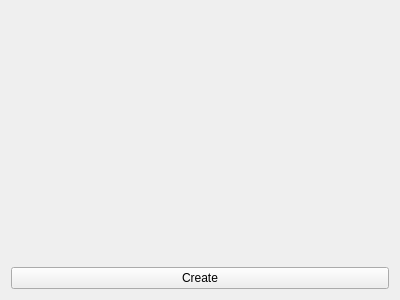
<?xml version="1.0" encoding="UTF-8"?>
<ui version="4.0">
 <class>Server</class>
 <widget class="QWidget" name="Server">
  <property name="geometry">
   <rect>
    <x>0</x>
    <y>0</y>
    <width>400</width>
    <height>300</height>
   </rect>
  </property>
  <property name="windowTitle">
   <string>Form</string>
  </property>
  <layout class="QGridLayout" name="gridLayout">
   <item row="0" column="0">
    <widget class="QStackedWidget" name="stackedWidget">
     <property name="currentIndex">
      <number>-1</number>
     </property>
    </widget>
   </item>
   <item row="1" column="0">
    <widget class="QPushButton" name="create_shutdown_button">
     <property name="text">
      <string>Create</string>
     </property>
    </widget>
   </item>
  </layout>
 </widget>
 <resources/>
 <connections/>
</ui>
